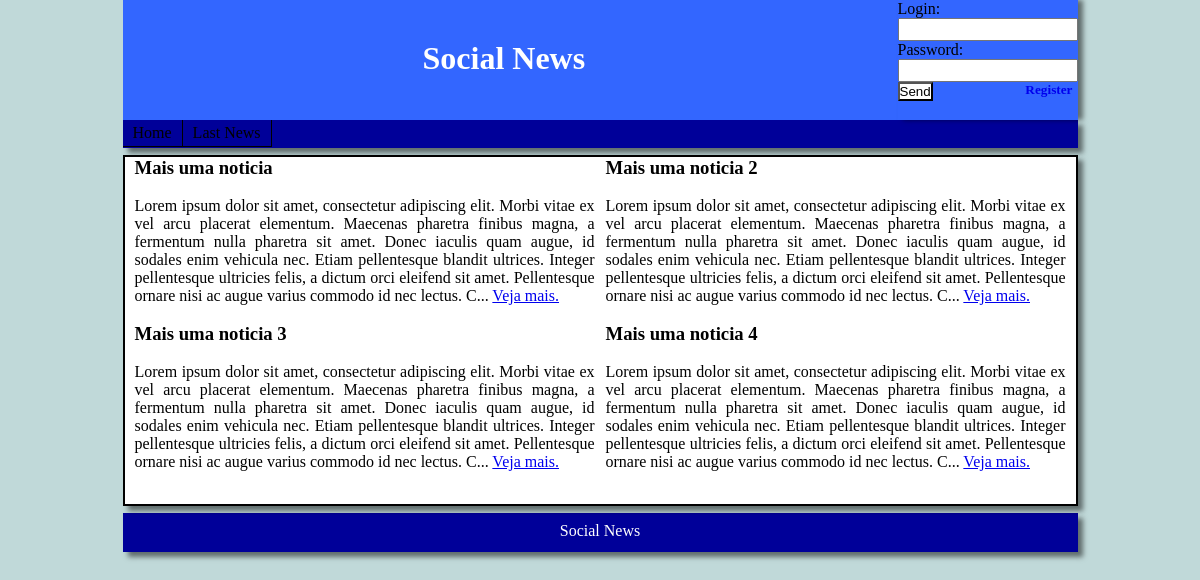
The page / on the database its author committed.
### tables this page shows
CREATE TABLE IF NOT EXISTS news (
  idNews INT(11) NOT NULL AUTO_INCREMENT,
  Users_idUsers INT(11) NOT NULL,
  title VARCHAR(60) DEFAULT NULL,
  text TEXT DEFAULT NULL,
  tags TINYTEXT DEFAULT NULL,
  date DATETIME DEFAULT NULL,
  url TINYTEXT DEFAULT NULL,
  PRIMARY KEY (idNews)
);

### content.php (the view, shortened to what this page needs)
<?php
	$query = "SELECT title, text, url FROM News ORDER BY date DESC LIMIT 4";
	$data = mysql_query($query);
	$new1= mysql_fetch_assoc($data);
	$new2= mysql_fetch_assoc($data);
	$new3= mysql_fetch_assoc($data);
	$new4= mysql_fetch_assoc($data);
	$size_intro = 400;
	if($data != null){
		echo "
		<div id='new1'>
			<h3>$new1[title]</h3><br>
			".substr($new1[text], 0, $size_intro)."... <a href='$new1[url]'>Veja mais.</a><br><br>
		</div> ";
		echo "
		<div id='new2'>
			<h3>$new2[title]</h3><br>
			".substr($new2[text], 0, $size_intro)."... <a href='$new2[url]'>Veja mais.</a><br><br>
		</div> ";
		echo "
		<div id='new3'>
			<h3>$new3[title]</h3><br>
			".substr($new3[text], 0, $size_intro)."... <a href='$new3[url]'>Veja mais.</a><br><br>
		</div> ";
		echo "<div id='new4'>
			<h3>$new4[title]</h3><br>
			".substr($new4[text], 0, $size_intro)."... <a href='$new4[url]'>Veja mais.</a><br><br>
		</div> ";
		}else
		{
			echo "No news.";
		}
?>

### index.php (shortened to what this page needs)
<html>
<head>
	<link rel="stylesheet" href="styles/style1.css" type="text/css">
</head>
<body>
	<div id=header>
		<h1>Social News</h1>
	</div>
	<div id=login>
		<?php
		if($_SESSION[validation] != "1")
		{
			echo '<form action="login.php" method="post">
						Login:
						<input type="text" name="username" size="14">
						Password:
						<input type="password" name="password" size="14" >
						<button type="submit" name="send">Send</button>
						<a id="register_content" href="#"><h5>Register</h5></a>
				 </form>';
		} else
		{
			echo 'User: '.$_SESSION[username].'<br>';
			echo 'Permition: '.$_SESSION[permitionLevel].'<br><br>';
			echo '<a id="panel" href="#">Panel</a><br>';
			echo '<a href="logout.php">Logout</a>';
		}
		?>
	</div>
	<div id=menu>
		<ul>
			<li><a id="home" href="#">Home</a></li>
			<li><a id="last_news" href="#">Last News</a></li>
		</ul>
	</div>
	<div id=content>
		<?php include "content.php";?>
	</div>
	<div id=footer>
	Social News
	</div>
</body>
</html>

### styles/style1.css (style rules this page uses)
* { padding: 0; margin:0; }
body { width: 955px; margin-left:auto; margin-right:auto; background-color: #C0D9D9; }
button { background-color: white; }
#header { width: 775px; height: 120px; background-color: #3366FF; float: left; }
#header h1 { padding-top: 40px; padding-left: 300px; color: white; }
#login { width: 180px; height: 120px; background-color: #3366FF; float: right; box-shadow: 5px 0px 5px rgba(0,0,0,0.5); }
#login input { width: 180px; height: 23px; }
#login h5 { text-decoration: none; float: right; padding-right: 5px; }
#menu { width: 955px; height: 28px; background-color: #000099; box-shadow: 5px 5px 5px rgba(0,0,0,0.5); clear: both; }
#menu ul { padding:0px; margin:0px; float: left; list-style:none; }
#menu ul li { display: inline; }
#menu ul li a { padding: 4px 10px; float:left; color: black; border-right: 1px solid; border-bottom: 1px solid; border-color: black; text-decoration: none; }
#content { padding-left: 10px; padding-right: 10px; padding-bottom: 15px; float: left; margin-top: 7px; margin-bottom: 7px; border-style: solid; border-width: 2px; width: 931px; height: auto; background-color: white; box-shadow: 5px 5px 5px rgba(0,0,0,0.5); text-align: justify; }
#new1 { width: 460px; float: left; }
#new2 { width: 460px; float: right; }
#new3 { clear: both; width: 460px; float: left; }
#new4 { width: 460px; float: right; }
#footer { padding-top: 9px; text-align: center; width: 955px; height: 30px; margin-top: 7px; color: white; background-color: #000099; clear: both; box-shadow: 5px 5px 5px rgba(0,0,0,0.5); }

### rows shown on the page
news: title "Mais uma noticia", text "Lorem ipsum dolor sit amet, consectetur adipiscing elit. Morbi vitae ex vel arcu placerat elementum. Maecenas pharetra finibus magna, a fermentum nulla pharetra sit amet. Donec iaculis quam augue, id sodales enim vehicula nec. Etiam pellentesque blandit ultrices. Integer pellentesque ultricies felis, a dictum orci eleifend sit amet. Pellentesque ornare nisi ac augue varius commodo id nec lectus. C"
news: title "Mais uma noticia 2", text "Lorem ipsum dolor sit amet, consectetur adipiscing elit. Morbi vitae ex vel arcu placerat elementum. Maecenas pharetra finibus magna, a fermentum nulla pharetra sit amet. Donec iaculis quam augue, id sodales enim vehicula nec. Etiam pellentesque blandit ultrices. Integer pellentesque ultricies felis, a dictum orci eleifend sit amet. Pellentesque ornare nisi ac augue varius commodo id nec lectus. C"
news: title "Mais uma noticia 3", text "Lorem ipsum dolor sit amet, consectetur adipiscing elit. Morbi vitae ex vel arcu placerat elementum. Maecenas pharetra finibus magna, a fermentum nulla pharetra sit amet. Donec iaculis quam augue, id sodales enim vehicula nec. Etiam pellentesque blandit ultrices. Integer pellentesque ultricies felis, a dictum orci eleifend sit amet. Pellentesque ornare nisi ac augue varius commodo id nec lectus. C"
news: title "Mais uma noticia 4", text "Lorem ipsum dolor sit amet, consectetur adipiscing elit. Morbi vitae ex vel arcu placerat elementum. Maecenas pharetra finibus magna, a fermentum nulla pharetra sit amet. Donec iaculis quam augue, id sodales enim vehicula nec. Etiam pellentesque blandit ultrices. Integer pellentesque ultricies felis, a dictum orci eleifend sit amet. Pellentesque ornare nisi ac augue varius commodo id nec lectus. C"
